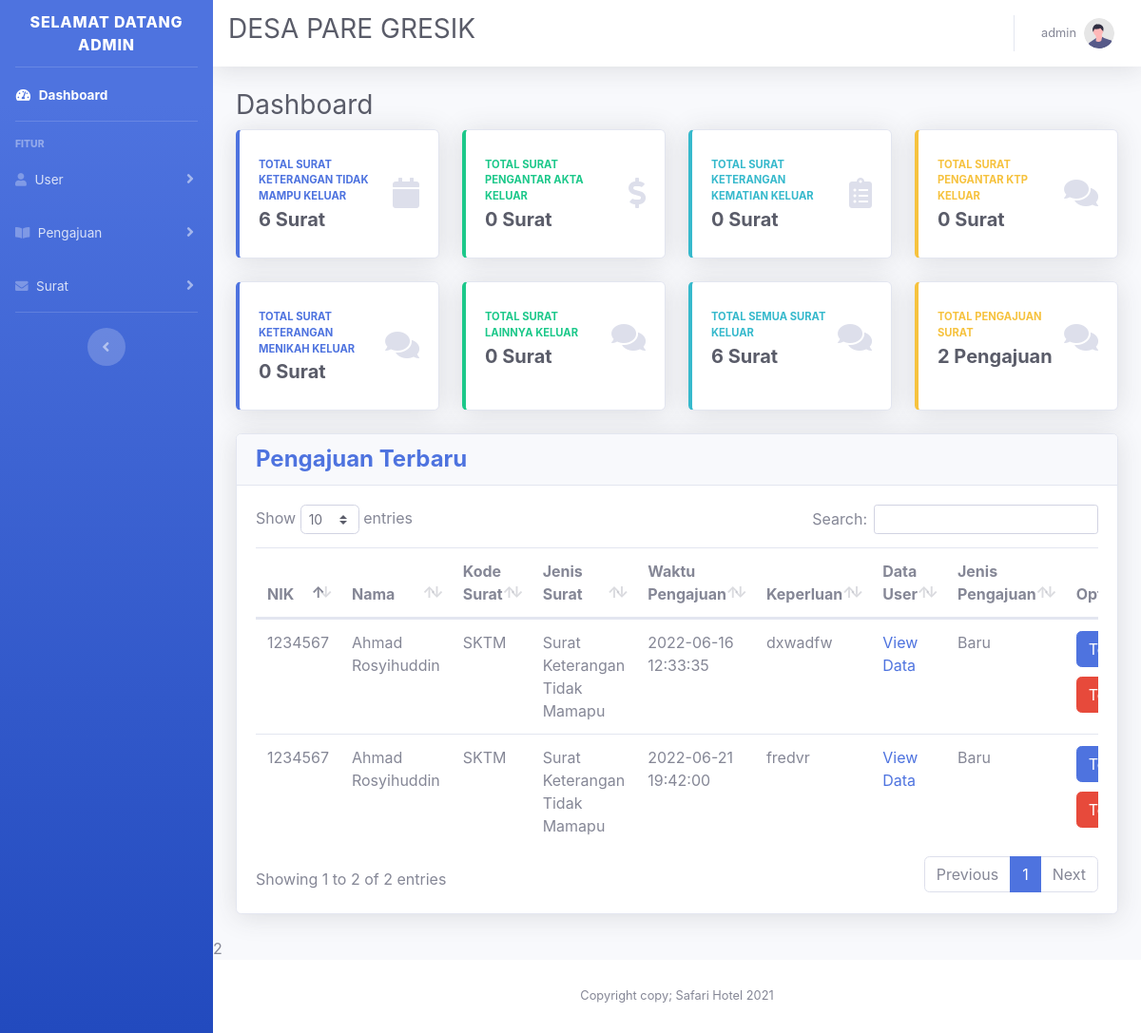
Page /admin/page_admin.php (signed in) on the earlier database version.
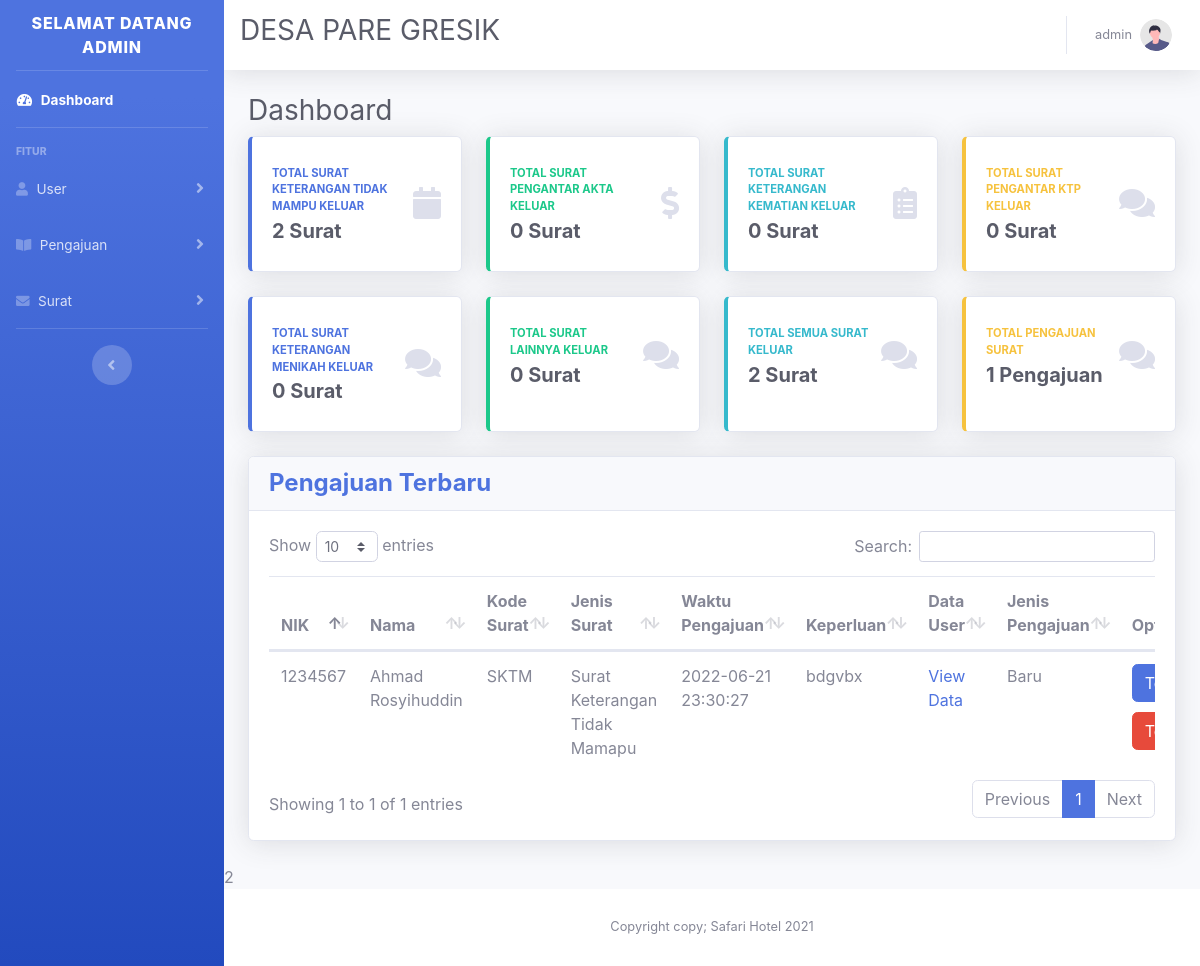
Same page on the later database version.
### tables this page shows
CREATE TABLE `tb_user` (
  `nik` varchar(100) NOT NULL,
  `username` varchar(100) DEFAULT NULL,
  `password` varchar(100) NOT NULL,
  `nama_user` varchar(100) NOT NULL,
  `rt` char(10) DEFAULT NULL,
  `rw` char(10) DEFAULT NULL,
  `role_user` enum('Warga','Admin') NOT NULL
);

CREATE TABLE `tb_surat` (
  `kode_surat` char(5) NOT NULL,
  `jenis_surat` varchar(50) NOT NULL,
  `surat_keluar` int(11) NOT NULL
);

CREATE TABLE `tb_pengajuan` (
  `id_pengajuan` int(11) NOT NULL,
  `nik` varchar(100) DEFAULT NULL,
  `kode_surat` varchar(5) DEFAULT NULL,
  `tgl_pengajuan` datetime DEFAULT NULL,
  `keperluan` varchar(200) DEFAULT NULL,
  `jenis_pengajuan` varchar(50) DEFAULT NULL,
  `status_pengajuan` enum('Menunggu','Di Terima','Di Tolak','Revisi Di Terima','Revisi Selesai') DEFAULT NULL
);

### admin/page_admin.php (the view, shortened to what this page needs)
<?php
include "../connect/koneksi.php";
$username = $_SESSION["username"];
$tb_user = mysqli_fetch_assoc(mysqli_query($koneksi, "SELECT * FROM tb_user where username='$username'"));
?>
<!DOCTYPE html>
<html lang="en">
<head>
    <link href="../css/sb-admin-2.min.css" rel="stylesheet">
    <link href="../vendor/fontawesome-free/css/all.min.css" rel="stylesheet" type="text/css">
    <link href="../vendor/datatables/dataTables.bootstrap4.min.css" rel="stylesheet">
</head>
<body>
    <?php include "../desain/sidebar_admin.php"; ?>
    <?php include "../desain/navbar_admin.php"; ?>
    <?php
    $total_sktm = mysqli_fetch_assoc(mysqli_query($koneksi, "SELECT tb_surat.surat_keluar FROM tb_surat where kode_surat='SKTM'"));
    $total_spa = mysqli_fetch_assoc(mysqli_query($koneksi, "SELECT tb_surat.surat_keluar FROM tb_surat where kode_surat='SPA'"));
    $total_skk = mysqli_fetch_assoc(mysqli_query($koneksi, "SELECT tb_surat.surat_keluar FROM tb_surat where kode_surat='SKK'"));
    $total_spk = mysqli_fetch_assoc(mysqli_query($koneksi, "SELECT tb_surat.surat_keluar FROM tb_surat where kode_surat='SPK'"));
    $total_skm = mysqli_fetch_assoc(mysqli_query($koneksi, "SELECT tb_surat.surat_keluar FROM tb_surat where kode_surat='SKM'"));
    $total_sl = mysqli_fetch_assoc(mysqli_query($koneksi, "SELECT tb_surat.surat_keluar FROM tb_surat where kode_surat='SL'"));
    $total_surat = $total_sktm["surat_keluar"] + $total_spa["surat_keluar"] + $total_skk["surat_keluar"] + $total_spk["surat_keluar"] + $total_skm["surat_keluar"] + $total_sl["surat_keluar"];
    $total_pengajuan = mysqli_fetch_assoc(mysqli_query($koneksi, "SELECT COUNT(tb_pengajuan.status_pengajuan) AS total FROM tb_pengajuan where tb_pengajuan.status_pengajuan='Menunggu'"));
    ?>
    <div class="container-fluid">
        <h1 class="h3 mb-2 text-gray-800">Dashboard</h1>
        <div class="row">
            <div class="col-xl-3 col-md-6 mb-4">
                <div class="card border-left-primary shadow h-100 py-2">
                    <div class="card-body">
                        <div class="row no-gutters align-items-center">
                            <div class="col mr-2">
                                <div class="text-xs font-weight-bold text-primary text-uppercase mb-1">Total SURAT KETERANGAN TIDAK MAMPU KELUAR</div>
                                <div class="h5 mb-0 font-weight-bold text-gray-800"><?= $total_sktm["surat_keluar"] ?> Surat</div>
                            </div>
                            <div class="col-auto">
                                <i class="fas fa-calendar fa-2x text-gray-300"></i>
                            </div>
                        </div>
                    </div>
                </div>
            </div>
            <div class="col-xl-3 col-md-6 mb-4">
                <div class="card border-left-success shadow h-100 py-2">
                    <div class="card-body">
                        <div class="row no-gutters align-items-center">
                            <div class="col mr-2">
                                <div class="text-xs font-weight-bold text-success text-uppercase mb-1">TOTAL SURAT PENGANTAR AKTA KELUAR</div>
                                <div class="h5 mb-0 font-weight-bold text-gray-800"><?= $total_spa["surat_keluar"] ?> Surat</div>
                            </div>
                            <div class="col-auto">
                                <i class="fas fa-dollar-sign fa-2x text-gray-300"></i>
                            </div>
                        </div>
                    </div>
                </div>
            </div>
            <div class="col-xl-3 col-md-6 mb-4">
                <div class="card border-left-info shadow h-100 py-2">
                    <div class="card-body">
                        <div class="row no-gutters align-items-center">
                            <div class="col mr-2">
                                <div class="text-xs font-weight-bold text-info text-uppercase mb-1">TOTAL SURAT KETERANGAN KEMATIAN KELUAR</div>
                                <div class="row no-gutters align-items-center">
                                    <div class="col-auto">
                                        <div class="h5 mb-0 font-weight-bold text-gray-800"><?= $total_skk["surat_keluar"] ?> Surat</div>
                                    </div>
                                </div>
                            </div>
                            <div class="col-auto">
                                <i class="fas fa-clipboard-list fa-2x text-gray-300"></i>
                            </div>
                        </div>
                    </div>
                </div>
            </div>
            <div class="col-xl-3 col-md-6 mb-4">
                <div class="card border-left-warning shadow h-100 py-2">
                    <div class="card-body">
                        <div class="row no-gutters align-items-center">
                            <div class="col mr-2">
                                <div class="text-xs font-weight-bold text-warning text-uppercase mb-1">TOTAL SURAT PENGANTAR KTP KELUAR</div>
                                <div class="h5 mb-0 font-weight-bold text-gray-800"><?= $total_spk["surat_keluar"] ?> Surat</div>
                            </div>
                            <div class="col-auto">
                                <i class="fas fa-comments fa-2x text-gray-300"></i>
                            </div>
                        </div>
                    </div>
                </div>
            </div>
            <div class="col-xl-3 col-md-6 mb-4">
                <div class="card border-left-primary shadow h-100 py-2">
                    <div class="card-body">
                        <div class="row no-gutters align-items-center">
                            <div class="col mr-2">
                                <div class="text-xs font-weight-bold text-primary text-uppercase mb-1">TOTAL SURAT KETERANGAN MENIKAH KELUAR</div>
                                <div class="h5 mb-0 font-weight-bold text-gray-800"><?= $total_skm["surat_keluar"] ?> Surat</div>
                            </div>
                            <div class="col-auto">
                                <i class="fas fa-comments fa-2x text-gray-300"></i>
                            </div>
                        </div>
                    </div>
                </div>
            </div>
            <div class="col-xl-3 col-md-6 mb-4">
                <div class="card border-left-success shadow h-100 py-2">
                    <div class="card-body">
                        <div class="row no-gutters align-items-center">
                            <div class="col mr-2">
                                <div class="text-xs font-weight-bold text-success text-uppercase mb-1">TOTAL SURAT LAINNYA KELUAR</div>
                                <div class="h5 mb-0 font-weight-bold text-gray-800"><?= $total_sl["surat_keluar"] ?> Surat</div>
                            </div>
                            <div class="col-auto">
                                <i class="fas fa-comments fa-2x text-gray-300"></i>
                            </div>
                        </div>
                    </div>
                </div>
            </div>
            <div class="col-xl-3 col-md-6 mb-4">
                <div class="card border-left-info shadow h-100 py-2">
                    <div class="card-body">
                        <div class="row no-gutters align-items-center">
                            <div class="col mr-2">
                                <div class="text-xs font-weight-bold text-info text-uppercase mb-1">TOTAL SEMUA SURAT KELUAR</div>
                                <div class="h5 mb-0 font-weight-bold text-gray-800"><?= $total_surat ?> Surat</div>
                            </div>
                            <div class="col-auto">
                                <i class="fas fa-comments fa-2x text-gray-300"></i>
                            </div>
                        </div>
                    </div>
                </div>
            </div>
            <div class="col-xl-3 col-md-6 mb-4">
                <div class="card border-left-warning shadow h-100 py-2">
                    <div class="card-body">
                        <div class="row no-gutters align-items-center">
                            <div class="col mr-2">
                                <div class="text-xs font-weight-bold text-warning text-uppercase mb-1">TOTAL PENGAJUAN SURAT</div>
                                <div class="h5 mb-0 font-weight-bold text-gray-800"><?= $total_pengajuan["total"] ?> Pengajuan</div>
                            </div>
                            <div class="col-auto">
                                <i class="fas fa-comments fa-2x text-gray-300"></i>
                            </div>
                        </div>
                    </div>
                </div>
            </div>
        </div>
    </div>
    <div class="container-fluid">
        <div class="card shadow mb-4">
            <div class="card-header">
                <div class="d-sm-flex align-items-center justify-content-between">
                    <h4 class="m-0 font-weight-bold text-primary">Pengajuan Terbaru</h4>
                </div>
            </div>
            <div class="card-body">
                <div class="table-responsive">
                    <table class="table table-hover" id="dataTable" width="100%" cellspacing="0">
                        <thead>
                            <tr>
                                <th>NIK</th>
                                <th>Nama</th>
                                <th>Kode Surat</th>
                                <th>Jenis Surat</th>
                                <th>Waktu Pengajuan</th>
                                <th>Keperluan</th>
                                <th>Data User</th>
                                <th>Jenis Pengajuan</th>
                                <th>Option</th>
                            </tr>
                        </thead>
                        <tbody>
                            <?php
                            include "../db/dashboard.php"
                            ?>
                        </tbody>
                    </table>
                </div>
            </div>
        </div>
    </div>2
    <footer class="sticky-footer bg-white">
        <div class="container my-auto">
            <div class="copyright text-center my-auto">
                <span>Copyright copy; Safari Hotel 2021</span>
            </div>
        </div>
    </footer>
</body>
</html>

### desain/sidebar_admin.php (shortened to what this page needs)
<div id="wrapper">
    <ul class="navbar-nav bg-gradient-primary sidebar sidebar-dark accordion" id="accordionSidebar">
        <a class="sidebar-brand d-flex align-items-center justify-content-center">
            <div>Selamat Datang <?= $tb_user["nama_user"] ?></div>
        </a>
        <hr class="sidebar-divider my-0">
        <li class="nav-item active">
            <a class="nav-link" href="../admin/page_admin.php">
                <i class="fas fa-fw fa-tachometer-alt"></i>
                <span>Dashboard</span></a>
        </li>
        <hr class="sidebar-divider">
        <div class="sidebar-heading">Fitur</div>
        <li class="nav-item">
            <a class="nav-link collapsed" href="#" data-toggle="collapse" data-target="#userMenu" aria-expanded="true" aria-controls="userMenu">
                <i class="fas fa-user"></i>
                <span>User</span>
            </a>
        </li>
        <li class="nav-item">
            <a class="nav-link collapsed" href="#" data-toggle="collapse" data-target="#reservasi" aria-expanded="true" aria-controls="reservasi">
                <i class="fas fa-book-open"></i>
                <span>Pengajuan</span>
            </a>
        </li>
        <li class="nav-item">
            <a class="nav-link collapsed" href="#" data-toggle="collapse" data-target="#surat" aria-expanded="true" aria-controls="surat">
                <i class="fas fa-envelope"></i>
                <span>Surat</span>
            </a>
        </li>
        <hr class="sidebar-divider d-none d-md-block">
        <div class="text-center d-none d-md-inline">
            <button class="rounded-circle border-0" id="sidebarToggle"></button>
        </div>
    </ul>

### desain/navbar_admin.php (shortened to what this page needs)
<div id="content-wrapper" class="d-flex flex-column">
    <div id="content">
        <nav class="navbar navbar-expand navbar-light bg-white topbar mb-4 static-top shadow">
            <h1 class="h3 mb-2 text-gray-800">DESA PARE GRESIK</h1>
            <ul class="navbar-nav ml-auto">
                <li class="nav-item dropdown no-arrow">
                    <a class="nav-link dropdown-toggle" href="#" id="userDropdown" role="button" data-toggle="dropdown" aria-haspopup="true" aria-expanded="false">
                        <span class="mr-2 d-none d-lg-inline text-gray-600 small"><?= $tb_user["nik"] ?></span>
                        <img class="img-profile rounded-circle" src="../img/undraw_profile.svg">
                    </a>
                </li>
            </ul>
        </nav>

### db/dashboard.php
<?php
include "../connect/koneksi.php";
$tb_pengajuan = mysqli_query($koneksi, "SELECT * FROM tb_user INNER JOIN tb_pengajuan USING(nik) INNER JOIN tb_surat USING(kode_surat)");
while ($row = mysqli_fetch_assoc($tb_pengajuan)) :
    if ($row["status_pengajuan"] == "Menunggu") { ?>
        <tr>
            <td><?= $row["nik"] ?></td>
            <td><?= $row["nama_user"] ?></td>
            <td><?= $row["kode_surat"] ?></td>
            <td><?= $row["jenis_surat"] ?></td>
            <td><?= $row["tgl_pengajuan"] ?></td>
            <td><?= $row["keperluan"] ?></td>
            <?php
            if ($row["kode_surat"] == "SKTM") { ?>
                <td>
                    <a href="../data_input/data_sktm.php?id_pengajuan=<?= $row['id_pengajuan'] ?>">View Data</a>
                </td>
            <?php } elseif ($row["kode_surat"] == "SKK") { ?>
                <td>
                    <a href="../data_input/data_skk.php?id_pengajuan=<?= $row['id_pengajuan'] ?>">View Data</a>
                </td>
            <?php } elseif ($row["kode_surat"] == "SKM") { ?>
                <td>
                    <a href="../data_input/data_skm.php?id_pengajuan=<?= $row['id_pengajuan'] ?>">View Data</a>
                </td>
            <?php } elseif ($row["kode_surat"] == "SL") { ?>
                <td>
                    <a href="../data_input/data_sl.php?id_pengajuan=<?= $row['id_pengajuan'] ?>">View Data</a>
                </td>
            <?php } elseif ($row["kode_surat"] == "SPA") { ?>
                <td>
                    <a href="../data_input/data_spa.php?id_pengajuan=<?= $row['id_pengajuan'] ?>">View Data</a>
                </td>
            <?php } elseif ($row["kode_surat"] == "SPK") { ?>
                <td>
                    <a href="../data_input/data_spk.php?id_pengajuan=<?= $row['id_pengajuan'] ?>">View Data</a>
                </td>
            <?php } ?>
            <td><?= $row["jenis_pengajuan"] ?></td>
            <td>
                <a href="../update_data/terima_pengajuan.php?id_pengajuan=<?= $row["id_pengajuan"] ?>&kode_surat=<?= $row["kode_surat"] ?>&nik_user=<?= $row["nik"] ?>"><button type="button" class="btn btn-primary" style="margin-bottom: 10px;">Terima</button></a>
                <a href="../update_data/tolak_pengajuan.php?id_pengajuan=<?= $row["id_pengajuan"] ?>&kode_surat=<?= $row["kode_surat"] ?>&nik_user=<?= $row["nik"] ?>"><button type="button" class="btn btn-danger">Tolak</button></a>
            </td>
        </tr>
<?php
    }
endwhile;
?>

Differences in the rows shown:
removed tb_pengajuan: nik.nik "1234567", nik.nama_user "Ahmad Rosyihuddin", kode_surat "SKTM", kode_surat.jenis_surat "Surat Keterangan Tidak Mamapu", tgl_pengajuan "2022-06-16 12:33:35", keperluan "dxwadfw", jenis_pengajuan "Baru"
removed tb_pengajuan: nik.nik "1234567", nik.nama_user "Ahmad Rosyihuddin", kode_surat "SKTM", kode_surat.jenis_surat "Surat Keterangan Tidak Mamapu", tgl_pengajuan "2022-06-21 19:42:00", keperluan "fredvr", jenis_pengajuan "Baru"
changed tb_surat (number 1 of 2 on the later page): surat_keluar "6" → "2"
added tb_pengajuan: nik.nik "1234567", nik.nama_user "Ahmad Rosyihuddin", kode_surat "SKTM", kode_surat.jenis_surat "Surat Keterangan Tidak Mamapu", tgl_pengajuan "2022-06-21 23:30:27", keperluan "bdgvbx", jenis_pengajuan "Baru"
Other differences:
$total_pengajuan["total"]: "2" → "1"
text written by a page script: "Show entries Search: Showing 1 to 2 of 2 entries Previous 1 Next" → "Show entries Search: Showing 1 to 1 of 1 entries Previous 1 Next"
